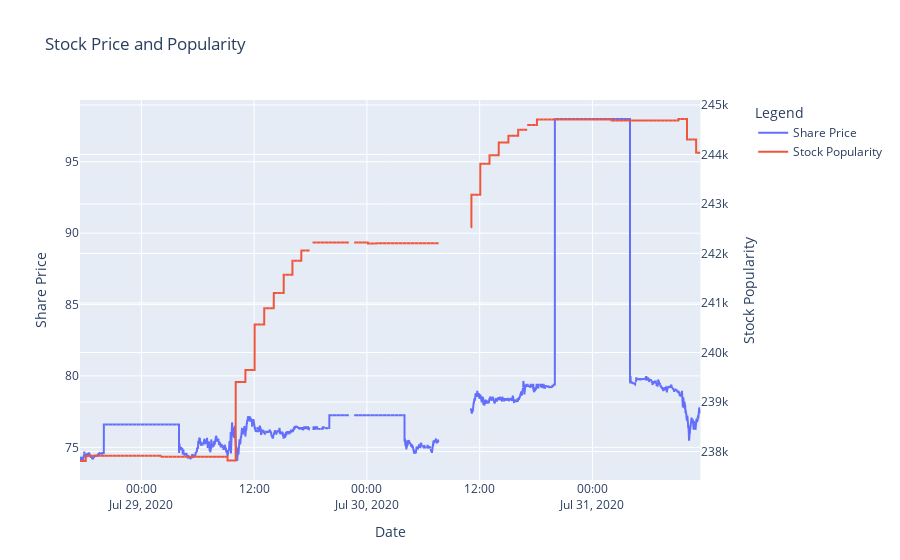

Notebook code cell kept with this figure:
### Code cell
#Make reader only display csv with the name of the chosen stock
#Also Reference Historical Data for dates (see if django has a graph with a slider to select dates/x-val)

col_1 = ["Date"]
col_2 = ["Price"]
col_3 = ["Pop"]

hist_all = pd.read_csv(sname)
#print(hist_all)

hist_pop = hist_all['Pop']
hist_price = hist_all['Price']
hist_date = hist_all['Date']

#Maybe remove dots(change marker mode)?

fig = make_subplots(specs=[[{"secondary_y": True}]])
fig.add_trace(go.Scatter(x=hist_date, y=hist_price, mode='lines', name='Share Price'), secondary_y=False)
fig.add_trace(go.Scatter(x=hist_date, y=hist_pop, mode='lines', name='Stock Popularity'), secondary_y=True)
fig.update_layout(title_text="Stock Price and Popularity",legend_title="Legend")
fig.update_xaxes(title_text="Date")
fig.update_yaxes(title_text="Share Price", secondary_y=False)
fig.update_yaxes(title_text="Stock Popularity", secondary_y=True)
fig.show()

### Figure 1 — Plotly figure (JSON) as saved in the notebook; plotly's stock layout.template omitted (floating-point values rounded to 4 significant figures; data arrays with more than 128 entries replaced by an {"elided": "..."} marker saying what was removed)
{"data": [{"mode": "lines", "name": "Share Price", "type": "scatter", "x": {"elided": "14551 str values"}, "xaxis": "x", "y": {"elided": "14551 str values"}, "yaxis": "y"}, {"mode": "lines", "name": "Stock Popularity", "type": "scatter", "x": {"elided": "14551 str values"}, "xaxis": "x", "y": {"elided": "14551 str values"}, "yaxis": "y2"}], "layout": {"legend": {"title": {"text": "Legend"}}, "title": {"text": "Stock Price and Popularity"}, "xaxis": {"anchor": "y", "domain": [0, 0.94], "title": {"text": "Date"}}, "yaxis": {"anchor": "x", "domain": [0, 1], "title": {"text": "Share Price"}}, "yaxis2": {"anchor": "x", "overlaying": "y", "side": "right", "title": {"text": "Stock Popularity"}}}}
